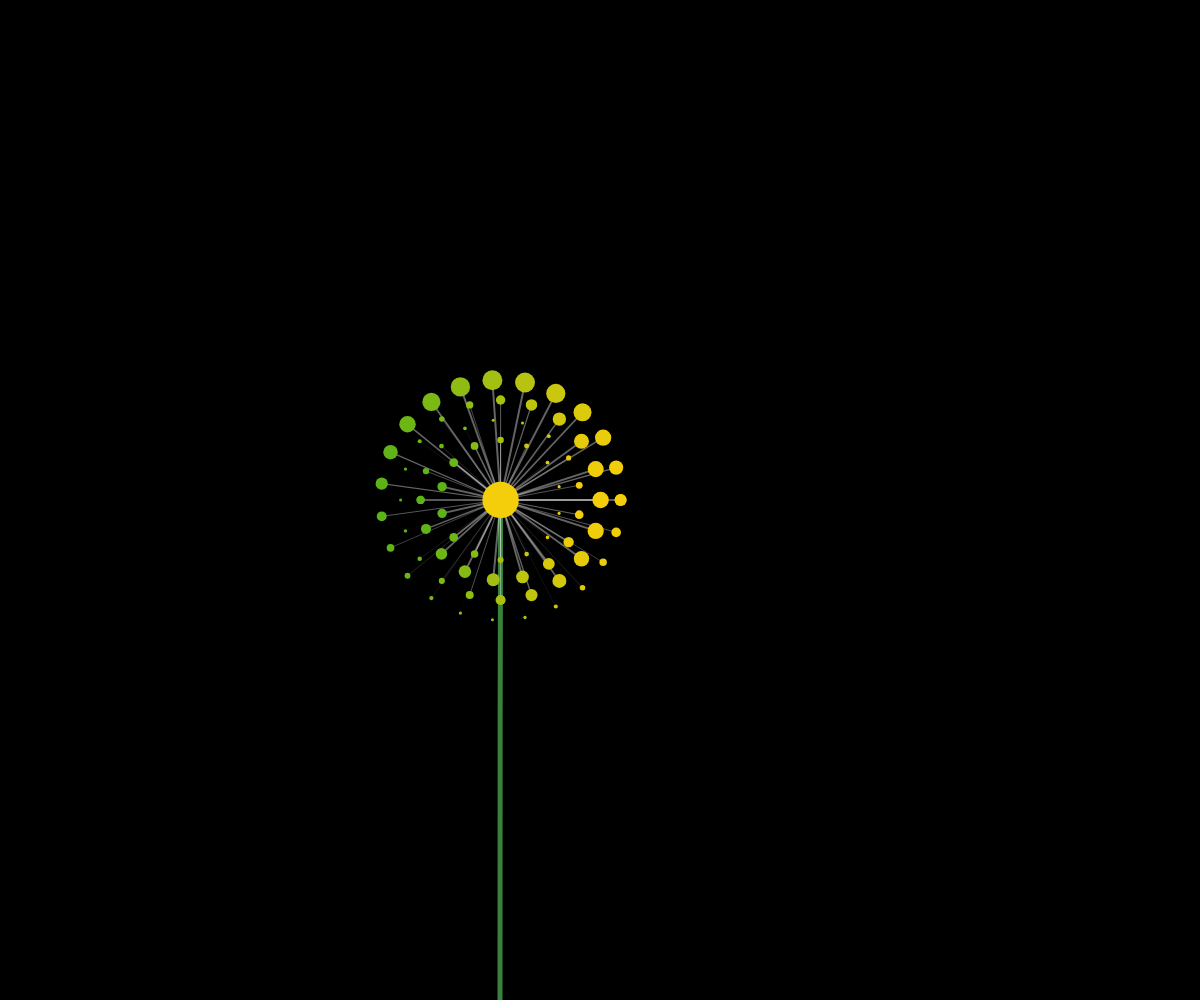
Frame 1 (no input)
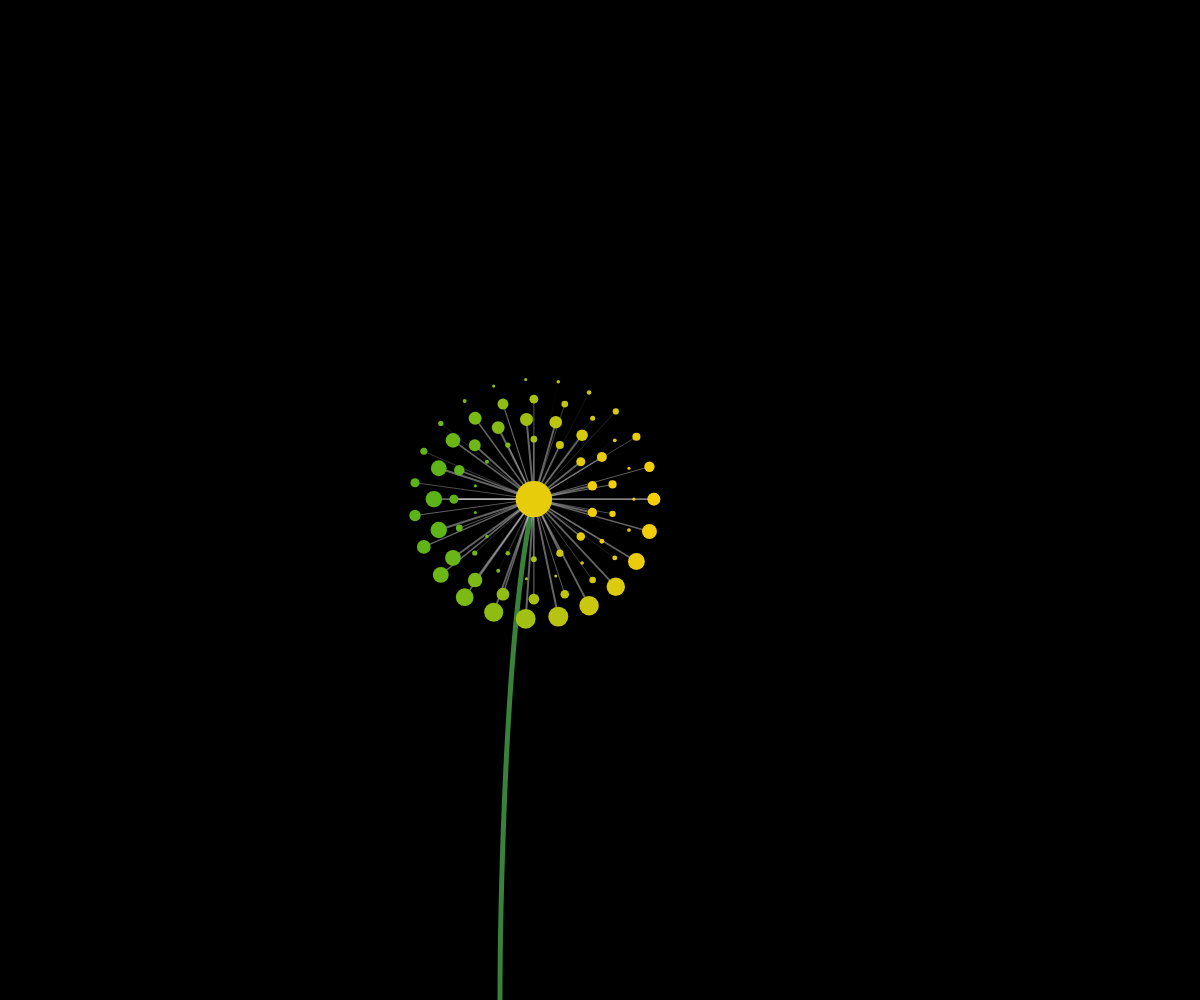
Frame 60 (no input)
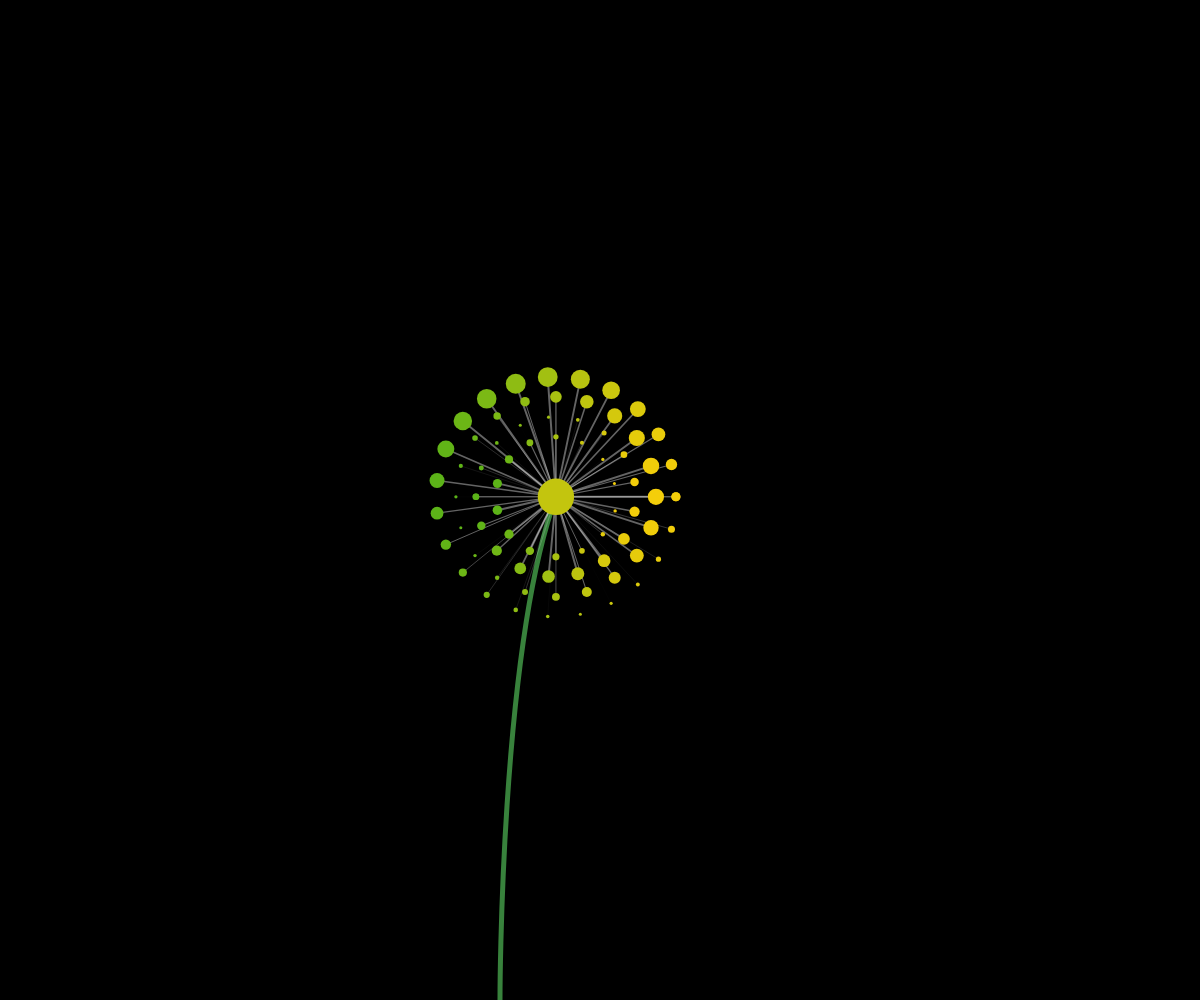
Frame 120 (the mouse pressed at the canvas centre since frame 60)

The p5.js sketch that drew these frames (run headless with seeded random() and noise() and a simulated clock; from frame 60 on, the mouse is pressed at the canvas centre):

// p5.js sketch
// ── sketch.js
let colorStem = [
  [56, 130, 60], // green
  [250, 80, 80], //pink
  [120, 150, 190], //blue
];

let colorRange = [
  [
    [91, 179, 24],
    [244, 206, 10],
  ],
  [
    [255, 234, 221],
    [255, 102, 102],
  ],
  [
    [130, 170, 227],
    [234, 253, 252],
  ],
];

let layerNum = 5;

let seeds = [];
let cores = [];

function setup() {
  createCanvas(windowWidth, windowHeight);
  layerNum = floor(random(2, 6));
  for (let r = layerNum; r > 0; r--) {
    for (let i = 0; i < 2 * PI; i += (2 * PI) / (11 + r * 3)) {
      seeds.push(
        new Seed(
          width / 2 - 100,
          height / 2,
          r,
          i,
          random(0, 0.003),
          random(0.001, 0.002),
          0
        )
      );
    }
  }
  cores.push(new Core(width / 2 - 100, height / 2, layerNum, 0));
}

function draw() {
  background(0);
  drawStem(
    map(sin(frameCount * 0.01), -1, 1, -60, 60),
    map(cos(frameCount * 0.01), -1, 1, -10, 0),
    width / 2 - 100,
    height / 2,
    0
  );
  
  if (seeds.length == 0) {
    layerNum = 1;
    for (let r = layerNum; r > 0; r--) {
      for (let i = 0; i < 2 * PI; i += (2 * PI) / (11 + r * 3)) {
        seeds.push(
          new Seed(
            width / 2 - 100,
            height / 2,
            r,
            i,
            random(0, 0.003),
            random(0.001, 0.002),
            0
          )
        );
      }
    }
  }
  for (let i = 0; i < seeds.length; i++) {
    seeds[i].update();
    seeds[i].display();
    if (!seeds[i].ifFly) {
      seeds[i].lastCoreX = seeds[i].coreX;
      seeds[i].lastCoreY = seeds[i].coreY;
    }
    if (seeds[i].flyDone) {
      seeds.splice(i, 1);
    }
  }
  for (let i = 0; i < cores.length; i++) {
    cores[i].update();
    cores[i].display();
  }
}

function drawStem(x, y, transX, transY, colorIndex) {
  push();
  translate(transX, transY);
  strokeWeight(5);
  stroke(
    colorStem[colorIndex][0],
    colorStem[colorIndex][1],
    colorStem[colorIndex][2]
  );
  noFill();
  bezier(x, y, 0, 150, 0, 500, 0, 500);
  pop();
}

//http://127.0.0.1:5501/B611/
function keyPressed() {
  if (keyCode == 38) {
    //ArrowUp
  }
  if (keyCode == 40) {
    //ArrowDown
  }
  if (keyCode == 75) {
    //k
    for (let i = 0; i < seeds.length; i++) {
      seeds[i].ifFly = true;
    }
  }
  if (keyCode == 70) {
    //f
    for (let i = 0; i < seeds.length; i++) {
      seeds[i].ifFriend = true;
    }
    for (let i = 0; i < cores.length; i++) {
      cores[i].ifFriend = true;
    }
  }
  if (keyCode == 68) {
    //d
    for (let i = 0; i < seeds.length; i++) {
      seeds[i].ifData = true;
    }
    for (let i = 0; i < cores.length; i++) {
      cores[i].ifData = true;
    }
  }
  if (keyCode == 66) {
    //b
    for (let i = 0; i < seeds.length; i++) {
      seeds[i].ifFriend = false;
      seeds[i].ifHovered = false;
      seeds[i].ifData = false;
    }
    for (let i = 0; i < cores.length; i++) {
      cores[i].ifFriend = false;
      cores[i].ifHovered = false;
      cores[i].ifData = false;
    }
  }
}

// function mousePressed() {
//   for (let i = 0; i < seeds.length; i++) {
//     seeds[i].ifClicked = true;
//   }
//   for (let i = 0; i < cores.length; i++) {
//     cores[i].ifClicked = true;
//   }
// }

// ── Core.js
class Core {
  constructor(x, y, layerNum, ci) {
    this.x = x;
    this.y = y;
    this.layerNum = layerNum;
    this.coreX = 0;
    this.coreY = 0;

    this.dmouse = dist(
      this.x + this.seedX,
      this.y + this.seedY,
      mouseX,
      mouseY
    );
    this.ifFriend = false;
    this.ifHovered = false;
    this.ifClicked = false;

    this.colorIndex = ci;
  }

  display() {
    push();
    translate(this.x, this.y);
    this.drawCore();
    pop();
  }

  update() {
    this.dmouse = dist(
      this.x + this.coreX,
      this.y + this.coreY,
      mouseX,
      mouseY
    );
    if (this.ifFriend) {
      this.checkHover();
    }
    this.coreX = map(sin(frameCount * 0.01), -1, 1, -60, 60);
    this.coreY = map(cos(frameCount * 0.01), -1, 1, -10, 0);
  }
  drawCore() {
    push();
    noStroke();
    if (this.ifHovered) {
      for (let i = 0; i < 100; i++) {
        fill(250, 30, 20, floor(map(i, 0, 99, 0, 5)));
        circle(
          this.coreX,
          this.coreY,
          floor(i * 0.5 + map(this.layerNum, 1, 8, 30, 45))
        );
        fill(250, 30, 20);
      }
    } else {
      let fluct2 = sin(PI / 2 + frameCount * 0.01);
      this.assignColor(fluct2);
    }
    circle(this.coreX, this.coreY, map(this.layerNum, 1, 8, 30, 45));

    pop();
  }

  checkHover() {
    if (this.dmouse <= 20) {
      this.hover();
    } else {
      this.ifHovered = false;
    }
  }

  hover() {
    this.ifHovered = true;
  }

  assignColor(fluct) {
    fill(
      map(
        fluct,
        -1,
        1,
        colorRange[this.colorIndex][0][0],
        colorRange[this.colorIndex][1][0]
      ),
      map(
        fluct,
        -1,
        1,
        colorRange[this.colorIndex][0][1],
        colorRange[this.colorIndex][1][1]
      ),
      map(
        fluct,
        -1,
        1,
        colorRange[this.colorIndex][0][2],
        colorRange[this.colorIndex][1][2]
      )
    );
  }
}

// ── Seed.js
class Seed {
  constructor(x, y, layer, sdPos, dirx, diry, ci) {
    this.x = x;
    this.y = y;
    this.coreX = 0;
    this.coreY = 0;
    this.seedX = 0;
    this.seedY = 0;
    this.lastCoreX = 0;
    this.lastCoreY = 0;

    this.layerNum = layer;
    this.seedPos = sdPos;

    this.xSpd = 0;
    this.ySpd = 0;
    this.dirx = dirx;
    this.diry = diry;
    this.angle = 0;
    this.flyAngle = 0;

    this.dmouse = dist(
      this.x + this.seedX,
      this.y + this.seedY,
      mouseX,
      mouseY
    );
    this.hideX = 0;
    this.hideY = 0;
    this.ifFriend = false;
    this.ifClose = false;
    this.ifHovered = false;
    this.ifClicked = false;
    this.ifFly = false;
    this.flyDone = false;
    this.ifData = false;

    this.colorIndex = ci;
  }

  update() {
    this.dmouse = dist(
      this.x + this.seedX + this.coreX,
      this.y + this.seedY + this.coreY,
      mouseX,
      mouseY
    );
    this.checkFly();
    this.fly();
    if (this.ifFly) {
      this.seedX += this.xSpd;
      this.seedY += this.ySpd;
    } else {
      if (this.ifFriend) {
        this.checkHover();
      } else {
        this.checkHide();
      }
      this.coreX = map(sin(frameCount * 0.01), -1, 1, -60, 60);
      this.coreY = map(cos(frameCount * 0.01), -1, 1, -10, 0);
      this.seedX =
        sin((PI / 2) * (this.layerNum + 1) + this.seedPos) *
          (40 + this.layerNum * 20) +
        this.hideX;
      this.seedY =
        cos((PI / 2) * (this.layerNum + 1) + this.seedPos) *
          (40 + this.layerNum * 20) +
        this.hideY;
    }
  }

  display() {
    push();
    translate(this.x, this.y);
    this.drawSeedStem();
    this.drawSeed();
    pop();
  }

  drawSeed() {
    push();
    if (this.ifFly) {
      translate(this.lastCoreX + this.seedX, this.lastCoreY + this.seedY);
    } else {
      translate(this.coreX + this.seedX, this.coreY + this.seedY);
    }
    let fluct1 = sin((PI / 2) * (this.layerNum + 1) + this.seedPos);
    if (this.ifHovered) {
      push();
      noStroke();
      for (let i = 0; i < 100; i++) {
        fill(250, 30, 20, floor(map(i, 0, 99, 0, 5)));
        circle(0, 0, floor(i * 0.5 + this.layerNum));
        fill(250, 30, 20);
        circle(0, 0, 20);
      }
      pop();
    } else {
      push();
      this.assignColor(fluct1);
      noStroke();
      if (this.ifData) {
        push();
        fill(255, 255, 255, 60);
        circle(
          0,
          0,
          5 +
            map(
              sin(this.seedPos + frameCount * 0.05),
              -1,
              1,
              3,
              6 + this.layerNum * 3.5
            )
        );
        pop();
      }
      circle(
        0,
        0,
        map(
          sin(this.seedPos + frameCount * 0.05),
          -1,
          1,
          3,
          6 + this.layerNum * 3.5
        )
      );
      pop();
    }

    pop();
  }

  drawSeedStem() {
    if (this.seedX > 0) {
      this.angle = PI / 2 + atan(this.seedY / this.seedX);
    } else {
      this.angle = -PI / 2 + atan(this.seedY / this.seedX);
    }

    push();
    if (this.ifFly) {
      translate(this.lastCoreX + this.seedX, this.lastCoreY + this.seedY);
    } else {
      translate(this.coreX + this.seedX, this.coreY + this.seedY);
    }

    stroke(255, 100);
    strokeWeight(map(sin(this.seedPos + frameCount * 0.05), -1, 1, 0.01, 2));
    rotate(this.angle + this.flyAngle);
    if (this.ifFly) {
      line(
        0,
        0,
        0,
        this.lastCoreX,
        this.lastCoreY,
        this.seedX + this.lastCoreX,
        this.seedY + this.lastCoreY
      );
    } else {
      line(
        0,
        0,
        0,
        dist(
          this.coreX,
          this.coreY,
          this.seedX + this.coreX,
          this.seedY + this.coreY
        )
      );
    }
    pop();
  }

  assignColor(fluct) {
    fill(
      map(
        fluct,
        -1,
        1,
        colorRange[this.colorIndex][0][0],
        colorRange[this.colorIndex][1][0]
      ),
      map(
        fluct,
        -1,
        1,
        colorRange[this.colorIndex][0][1],
        colorRange[this.colorIndex][1][1]
      ),
      map(
        fluct,
        -1,
        1,
        colorRange[this.colorIndex][0][2],
        colorRange[this.colorIndex][1][2]
      )
    );
  }

  checkHide() {
    if (this.dmouse <= 20) {
      this.hide();
    } else {
      this.hideX = 0;
      this.hideY = 0;
    }
  }

  hide() {
    this.hideX = map(this.dmouse, 0, 20, 10, 0);
    this.hideY = map(this.dmouse, 0, 20, 10, 0);
  }

  checkHover() {
    if (this.dmouse <= 10) {
      this.hover();
    } else {
      this.ifHovered = false;
    }
  }

  hover() {
    this.ifHovered = true;
  }

  checkClick() {
    if (this.ifClicked) {
      if (this.dmouse <= 10) {
        if (this.ifData) {
          this.readText();
        } else {
          this.writeText();
        }
      }
    }
  }

  writeText() {
    this.ifData = true;
  }

  readText() {}

  checkFly() {
    if (
      this.layerNum == 5 &&
      this.seedPos + (2 * PI) / (11 + this.layerNum * 3) >= 2 * PI
    ) {
      //check the last seed of the 5th layer of dandelion
      if (this.ifData) {
        //if it contains data, then all the seeds of the dandelion contain data
        this.ifFly = true;
        if (
          this.x + this.seedX + this.lastCoreX > windowWidth + 50 ||
          this.x + this.seedX + this.lastCoreX < -50 ||
          this.y + this.seedY + this.lastCoreY > windowHeight + 50 ||
          this.y + this.seedY + this.lastCoreY < -50
        ) {
          this.flyDone = true;
        }
      }
    }
  }

  fly() {
    if (this.ifFly) {
      this.xSpd += random(-0.01, 0.01) + random(0, this.dirx);
      this.ySpd += random(-0.01, 0.01) - random(0, this.diry);
      this.flyAngle = map(
        noise(sin(frameCount * 0.01)),
        0,
        1,
        -PI / 30,
        PI / 30
      );
    }
  }
}
